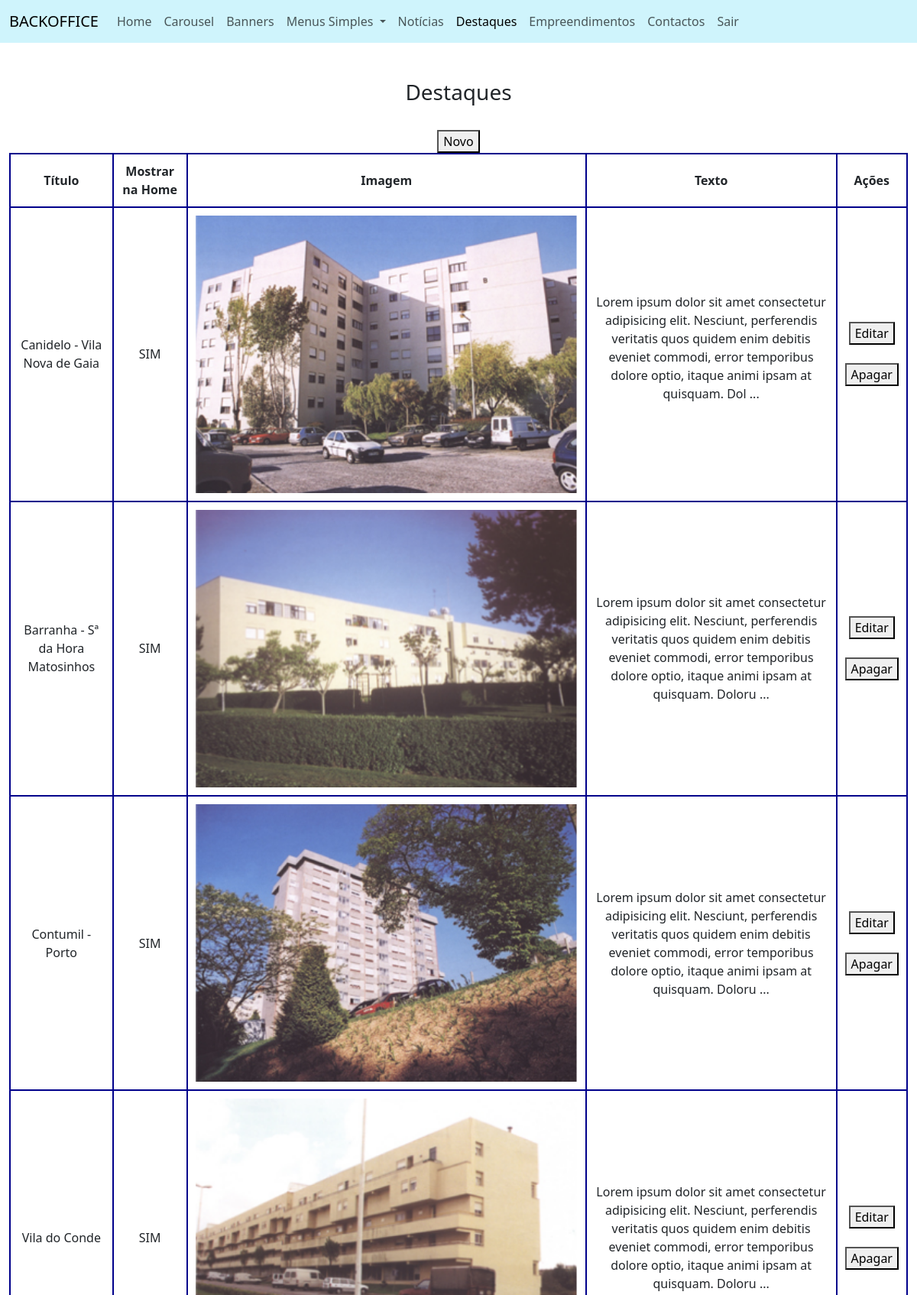
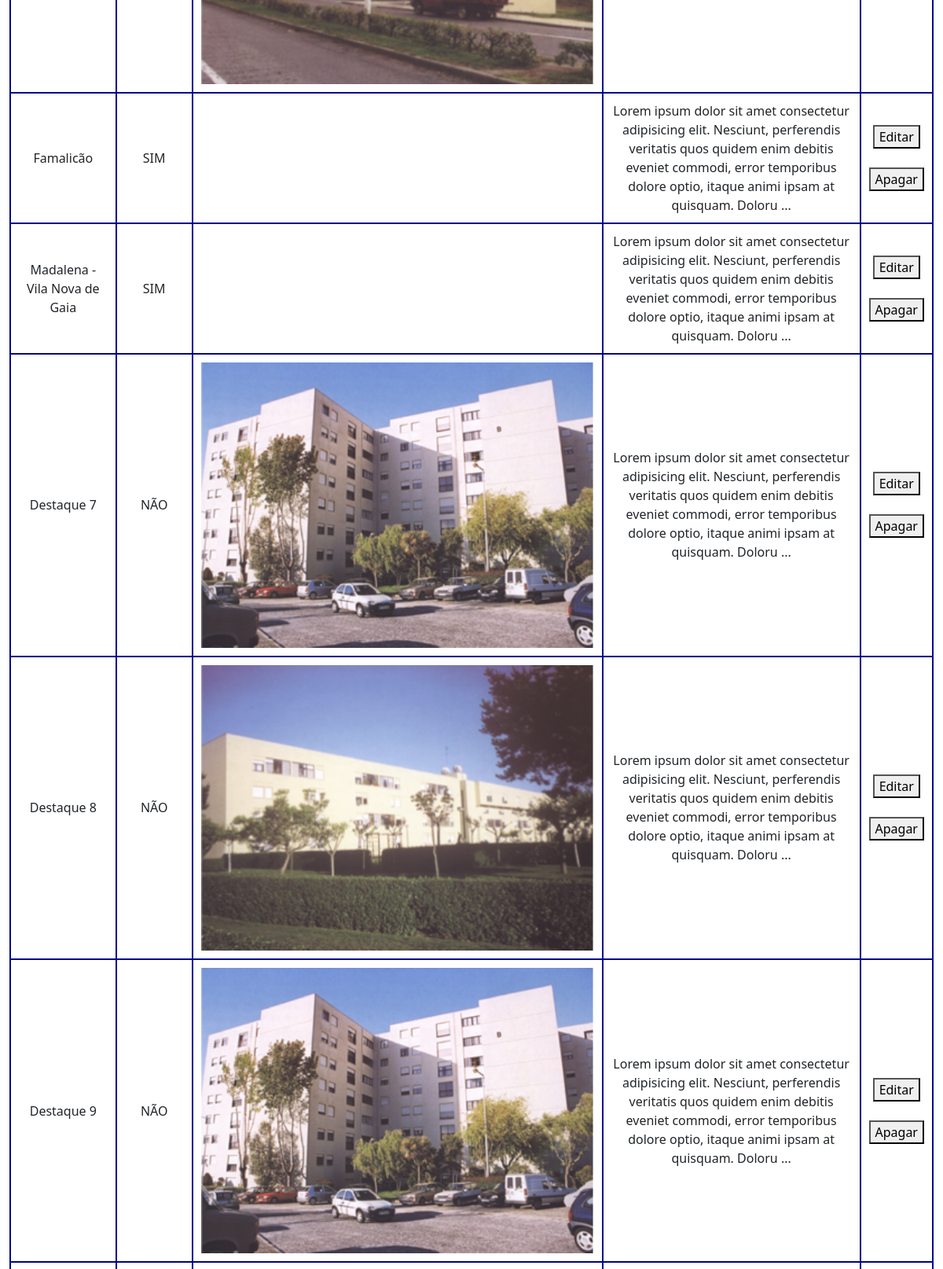
The app's page /backoffice/destaques.php (signed in, upper part) with its own data (2 pictures, top to bottom).
### tables this page shows
CREATE TABLE `destaques` (
  `id` int(11) NOT NULL,
  `mostrar_home` tinyint(1) DEFAULT 0,
  `imagem` varchar(1000) NOT NULL,
  `título` varchar(1000) NOT NULL,
  `texto` longtext NOT NULL
);

### backoffice/destaques.php (called while the page is built, shortened)
<?php
require("componentes/header.php");
require("views/destaques_view.php");
require("componentes/footer.php");
?>

### helpers/base_dados_helper.php (called while the page is built, shortened)
<?php
$conexao = new PDO("mysql:host=localhost;dbname=construcao_e_habitacao_bd;charset=utf8mb4", "root", "");
function selectSQL($sql){
    global $conexao;
    $pesquisa = $conexao->query($sql);
    $resultado = $pesquisa->fetchALL(PDO::FETCH_ASSOC);
    return $resultado;
}
?>

### helpers/destaques_helper.php (called while the page is built, shortened)
<?php
function getDestaques(){
    $resultado = selectSQL("SELECT * FROM destaques ");
    return $resultado;
}
?>

### backoffice/views/destaques_view.php (the view)
<?php
$destaque = getDestaques();
?>
<main class="conatiner my-5 text-center">
<div class="row m-0">
    <div class="col-12">
        <h3>Destaques</h3>
    </div>
</div>
<div class="row mx-0 mt-4">
    <div class="col-12">
        <a href="destaque_novo.php"><button>Novo</button></a>
        <table>
            <tr>
                <th>Título</th>
                <th>Mostrar na Home</th>
                <th>Imagem</th>
                <th>Texto</th>
                <th>Ações</th>
            </tr>
            <?php foreach($destaque as $d): ?>
                <tr>
                    <td><?= $d["título"]; ?></td>
                    <td>
                        <?php if ($d["mostrar_home"] == 1){
                            $d["mostrar_home"] = "SIM";
                        } else { $d["mostrar_home"] = "NÃO";}
                        ?>
                        <?= $d["mostrar_home"]; ?>
                    </td>
                    <td>
                        <img src="<?= $d["imagem"]; ?>" alt="" style="width:500px;">
                    </td>
                    <td><?= substr($d["texto"], 0, 200); ?> ... </td>
                    <td>
                        <a href="destaques_editar.php?id=<?= $d["id"]; ?>"><button>Editar</button></a>
                        <br><br>
                        <a href="destaque_apagar.php?id=<?= $d["id"]; ?>"><button>Apagar</button></a>
                    </td>
                </tr>
            <?php endforeach; ?>
        </table>
    </div>
</div>
</main>

### css/style_backoffice.css (style rules this page uses)
table, th, td { border: 2px solid darkblue !important; border-collapse: collapse !important; padding: 10px; margin: auto !important; }

### records on screen
destaques: título "Canidelo - Vila Nova de Gaia", mostrar_home "SIM", imagem (picture), texto "Lorem ipsum dolor sit amet consectetur adipisicing elit. Nesciunt, perferendis veritatis quos quidem enim debitis eveniet commodi, error temporibus dolore optio, itaque animi ipsam at quisquam. Dol"
destaques: título "Barranha - Sª da Hora Matosinhos", mostrar_home "SIM", imagem (picture), texto "Lorem ipsum dolor sit amet consectetur adipisicing elit. Nesciunt, perferendis veritatis quos quidem enim debitis eveniet commodi, error temporibus dolore optio, itaque animi ipsam at quisquam. Doloru"
destaques: título "Contumil - Porto", mostrar_home "SIM", imagem (picture), texto "Lorem ipsum dolor sit amet consectetur adipisicing elit. Nesciunt, perferendis veritatis quos quidem enim debitis eveniet commodi, error temporibus dolore optio, itaque animi ipsam at quisquam. Doloru"
destaques: título "Vila do Conde", mostrar_home "SIM", imagem (picture), texto "Lorem ipsum dolor sit amet consectetur adipisicing elit. Nesciunt, perferendis veritatis quos quidem enim debitis eveniet commodi, error temporibus dolore optio, itaque animi ipsam at quisquam. Doloru"
destaques: título "Famalicão", mostrar_home "SIM", texto "Lorem ipsum dolor sit amet consectetur adipisicing elit. Nesciunt, perferendis veritatis quos quidem enim debitis eveniet commodi, error temporibus dolore optio, itaque animi ipsam at quisquam. Doloru"
destaques: título "Madalena - Vila Nova de Gaia", mostrar_home "SIM", texto "Lorem ipsum dolor sit amet consectetur adipisicing elit. Nesciunt, perferendis veritatis quos quidem enim debitis eveniet commodi, error temporibus dolore optio, itaque animi ipsam at quisquam. Doloru"
destaques: título "Destaque 7", mostrar_home "NÃO", imagem (picture), texto "Lorem ipsum dolor sit amet consectetur adipisicing elit. Nesciunt, perferendis veritatis quos quidem enim debitis eveniet commodi, error temporibus dolore optio, itaque animi ipsam at quisquam. Doloru"
destaques: título "Destaque 8", mostrar_home "NÃO", imagem (picture), texto "Lorem ipsum dolor sit amet consectetur adipisicing elit. Nesciunt, perferendis veritatis quos quidem enim debitis eveniet commodi, error temporibus dolore optio, itaque animi ipsam at quisquam. Doloru"
destaques: título "Destaque 9", mostrar_home "NÃO", imagem (picture), texto "Lorem ipsum dolor sit amet consectetur adipisicing elit. Nesciunt, perferendis veritatis quos quidem enim debitis eveniet commodi, error temporibus dolore optio, itaque animi ipsam at quisquam. Doloru"
